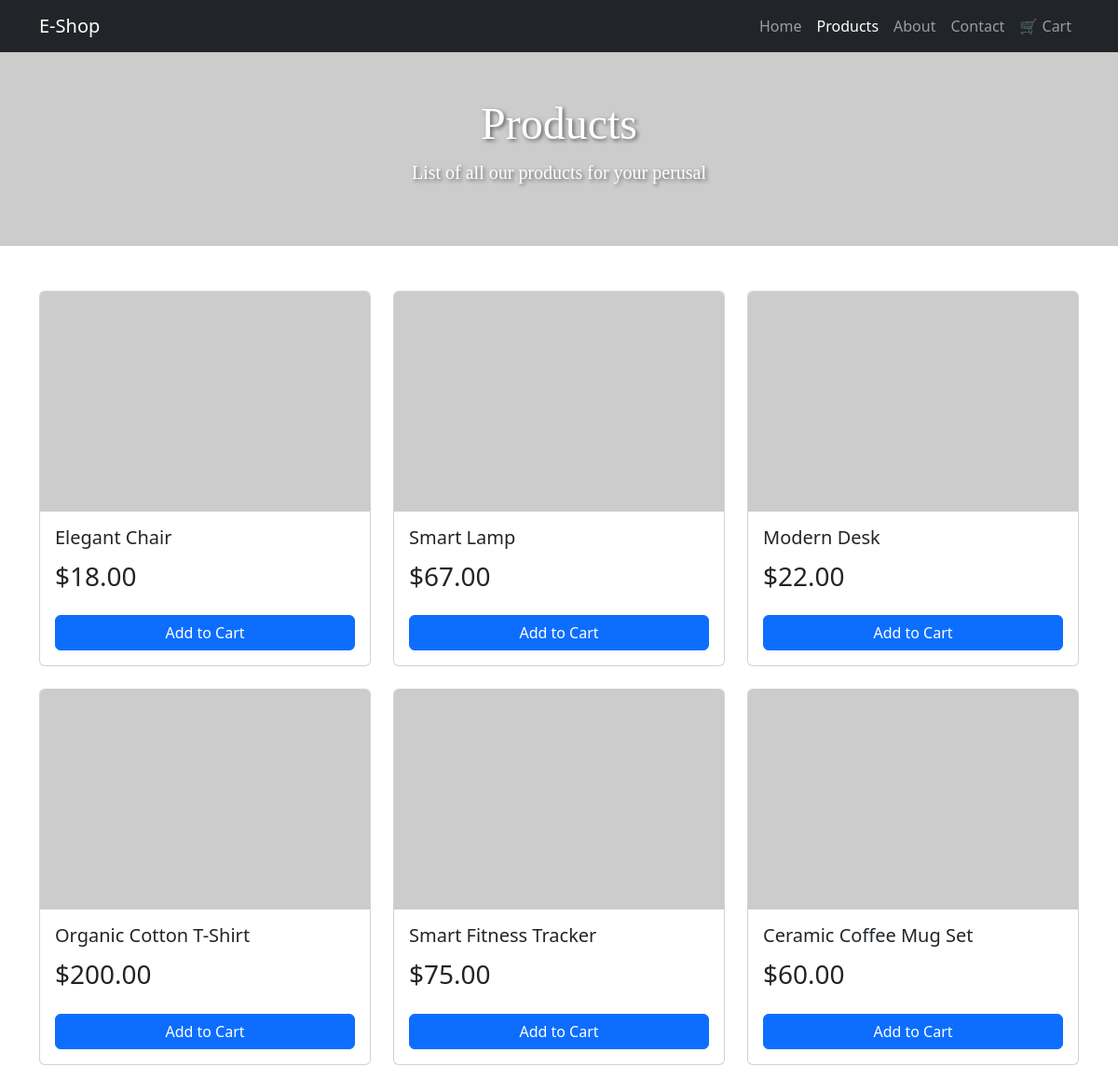
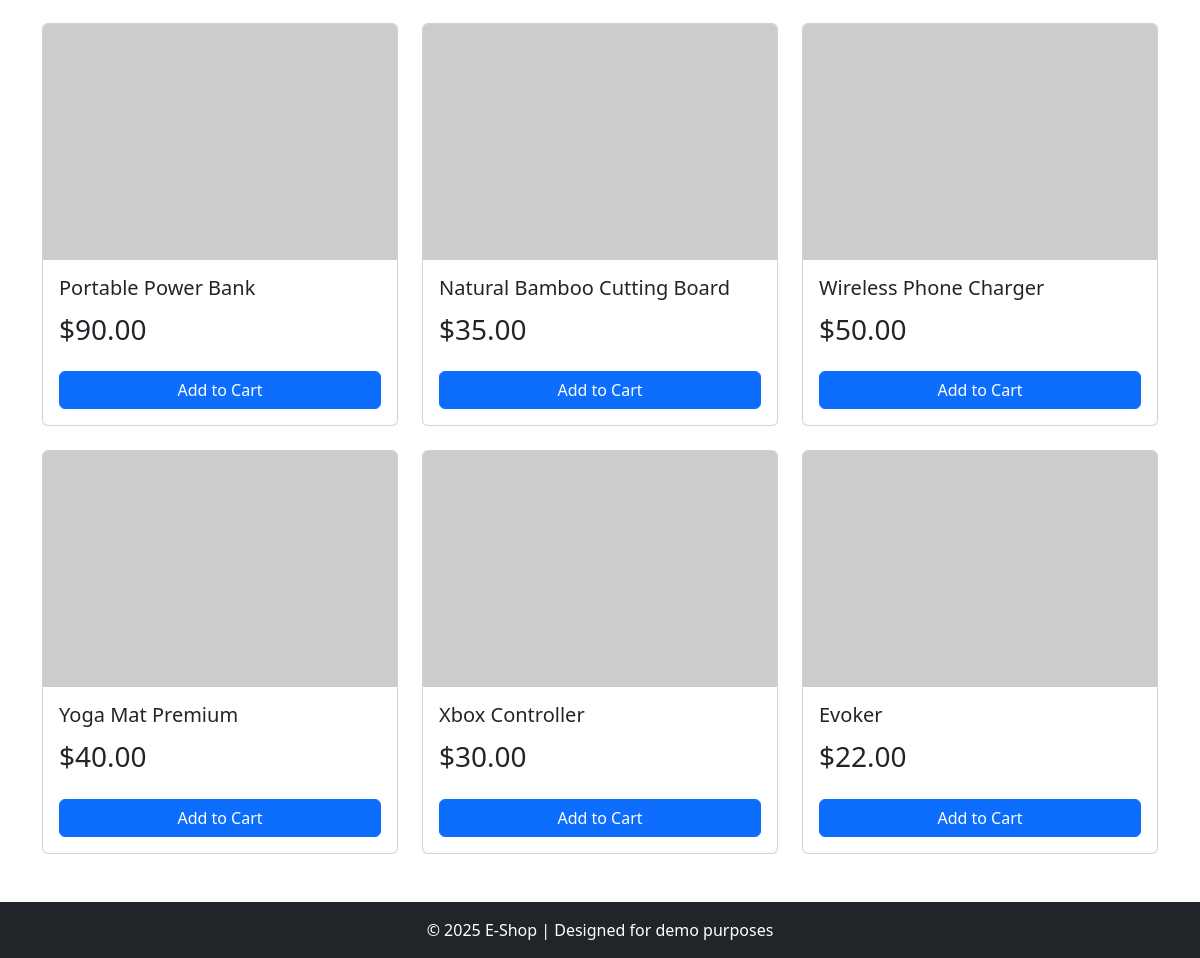
/products.php, run on the app's committed database (2 pictures, top to bottom).
### tables this page shows
CREATE TABLE `products` (
  `id` int(11) NOT NULL AUTO_INCREMENT,
  `prod_name` varchar(255) DEFAULT NULL,
  `price` int(11) DEFAULT NULL,
  `stock` int(11) DEFAULT NULL,
  `info` text DEFAULT NULL,
  PRIMARY KEY (`id`)
);

### misc/rand_products.php (the view, shortened to what this page needs)
<!DOCTYPE html>
<html lang="en">
<head>
    <link href="styles.css" rel="stylesheet">
</head>
</html>
<?php
include "cart_handler.php";
$sql1 = "SELECT COUNT(*) as total from products";
$result = mysqli_query($conn, $sql1);
$row = mysqli_fetch_assoc($result);
$total_amount_products = $row['total'];
function allProducts()
{
    global $total_amount_products, $conn;
    echo "<div class=\"row g-4\">";
    for ($i = 1; $i <= $total_amount_products; $i++) {
        $query = "SELECT * FROM products WHERE id = {$i}";
        $result = mysqli_query($conn, $query);
        $row = mysqli_fetch_assoc($result);
        $link = "https://picsum.photos/300/200?product" . $i;
        if ($row) {
            $id = $row['id'];
            $price = $row['price'];
            $prod_name = $row['prod_name'];
            echo "<div class=\"col-md-4\">
                <div class=\"card h-100\">
                    <img src=\"{$link}\" class=\"card-img-top\" alt=\"Product {$id}\">
                    <div class=\"card-body\">
                        <h5 class=\"card-title\" name=\"{$prod_name}\">{$prod_name}</h5>
                        <p class=\"card-text\">\${$price}.00</p>
                        <form action=\"products.php\" method=\"post\">
                            <input type=\"hidden\" name=\"prod_name\" value=\"{$prod_name}\">
                            <button type=\"submit\" class=\"btn btn-primary w-100\">Add to Cart</button>
                        </form>
                    </div>
                </div>
              </div>";
        }
    }
    echo "</div>";
}
?>

### products.php (shortened to what this page needs)
<!DOCTYPE html>
<html lang="en">
<head>
<link href="styles.css" rel="stylesheet">
</head>
<body>
    <nav class="navbar navbar-expand-lg navbar-dark bg-dark">
        <div class="container">
            <a class="navbar-brand" href="index.php">E-Shop</a>
            <div class="collapse navbar-collapse">
                <ul class="navbar-nav ms-auto">
                    <li class="nav-item"><a class="nav-link" href="index.php">Home</a></li>
                    <li class="nav-item"><a class="nav-link active" href="products.php">Products</a></li>
                    <li class="nav-item"><a class="nav-link" href="about.php">About</a></li>
                    <li class="nav-item"><a class="nav-link" href="contact.php">Contact</a></li>
                    <li class="nav-item"><a class="nav-link" href="cart.php">🛒 Cart</a></li>
                </ul>
            </div>
        </div>
    </nav>
    <header class="text-center text-white py-5 bg-dark"
        style="background:url('https://picsum.photos/1200/400?business') center/cover no-repeat;">
        <div class="container">
            <h1 class="display-4" id="hero-title">Products</h1>
            <p class="lead" id="hero-subtitle">List of all our products for your perusal</p>
        </div>
    </header>
    <section class="fs-3 py-5">
        <div class="container">
            <?php
                include "misc/rand_products.php";
                allProducts();
            ?>
        </div>
    </section>
    <footer class="bg-dark text-white text-center py-3">
        <p class="mb-0">© 2025 E-Shop | Designed for demo purposes</p>
    </footer>
</body>
</html>

### styles.css (style rules this page uses)
#hero-title { font-family: Jetbrains Mono; font-size: 3rem; color: #ffffff; text-shadow: 2px 2px 4px rgba(0, 0, 0, 0.538); }
#hero-subtitle { font-family: Jetbrains Mono; color: #ffffff; text-shadow: 2px 2px 4px rgba(0, 0, 0, 0.538); }

### data on the page
products: prod_name "Elegant Chair", price "18"
products: prod_name "Smart Lamp", price "67"
products: prod_name "Modern Desk", price "22"
products: prod_name "Organic Cotton T-Shirt", price "200"
products: prod_name "Smart Fitness Tracker", price "75"
products: prod_name "Ceramic Coffee Mug Set", price "60"
products: prod_name "Portable Power Bank", price "90"
products: prod_name "Natural Bamboo Cutting Board", price "35"
products: prod_name "Wireless Phone Charger", price "50"
products: prod_name "Yoga Mat Premium", price "40"
products: prod_name "Xbox Controller", price "30"
products: prod_name "Evoker", price "22"
